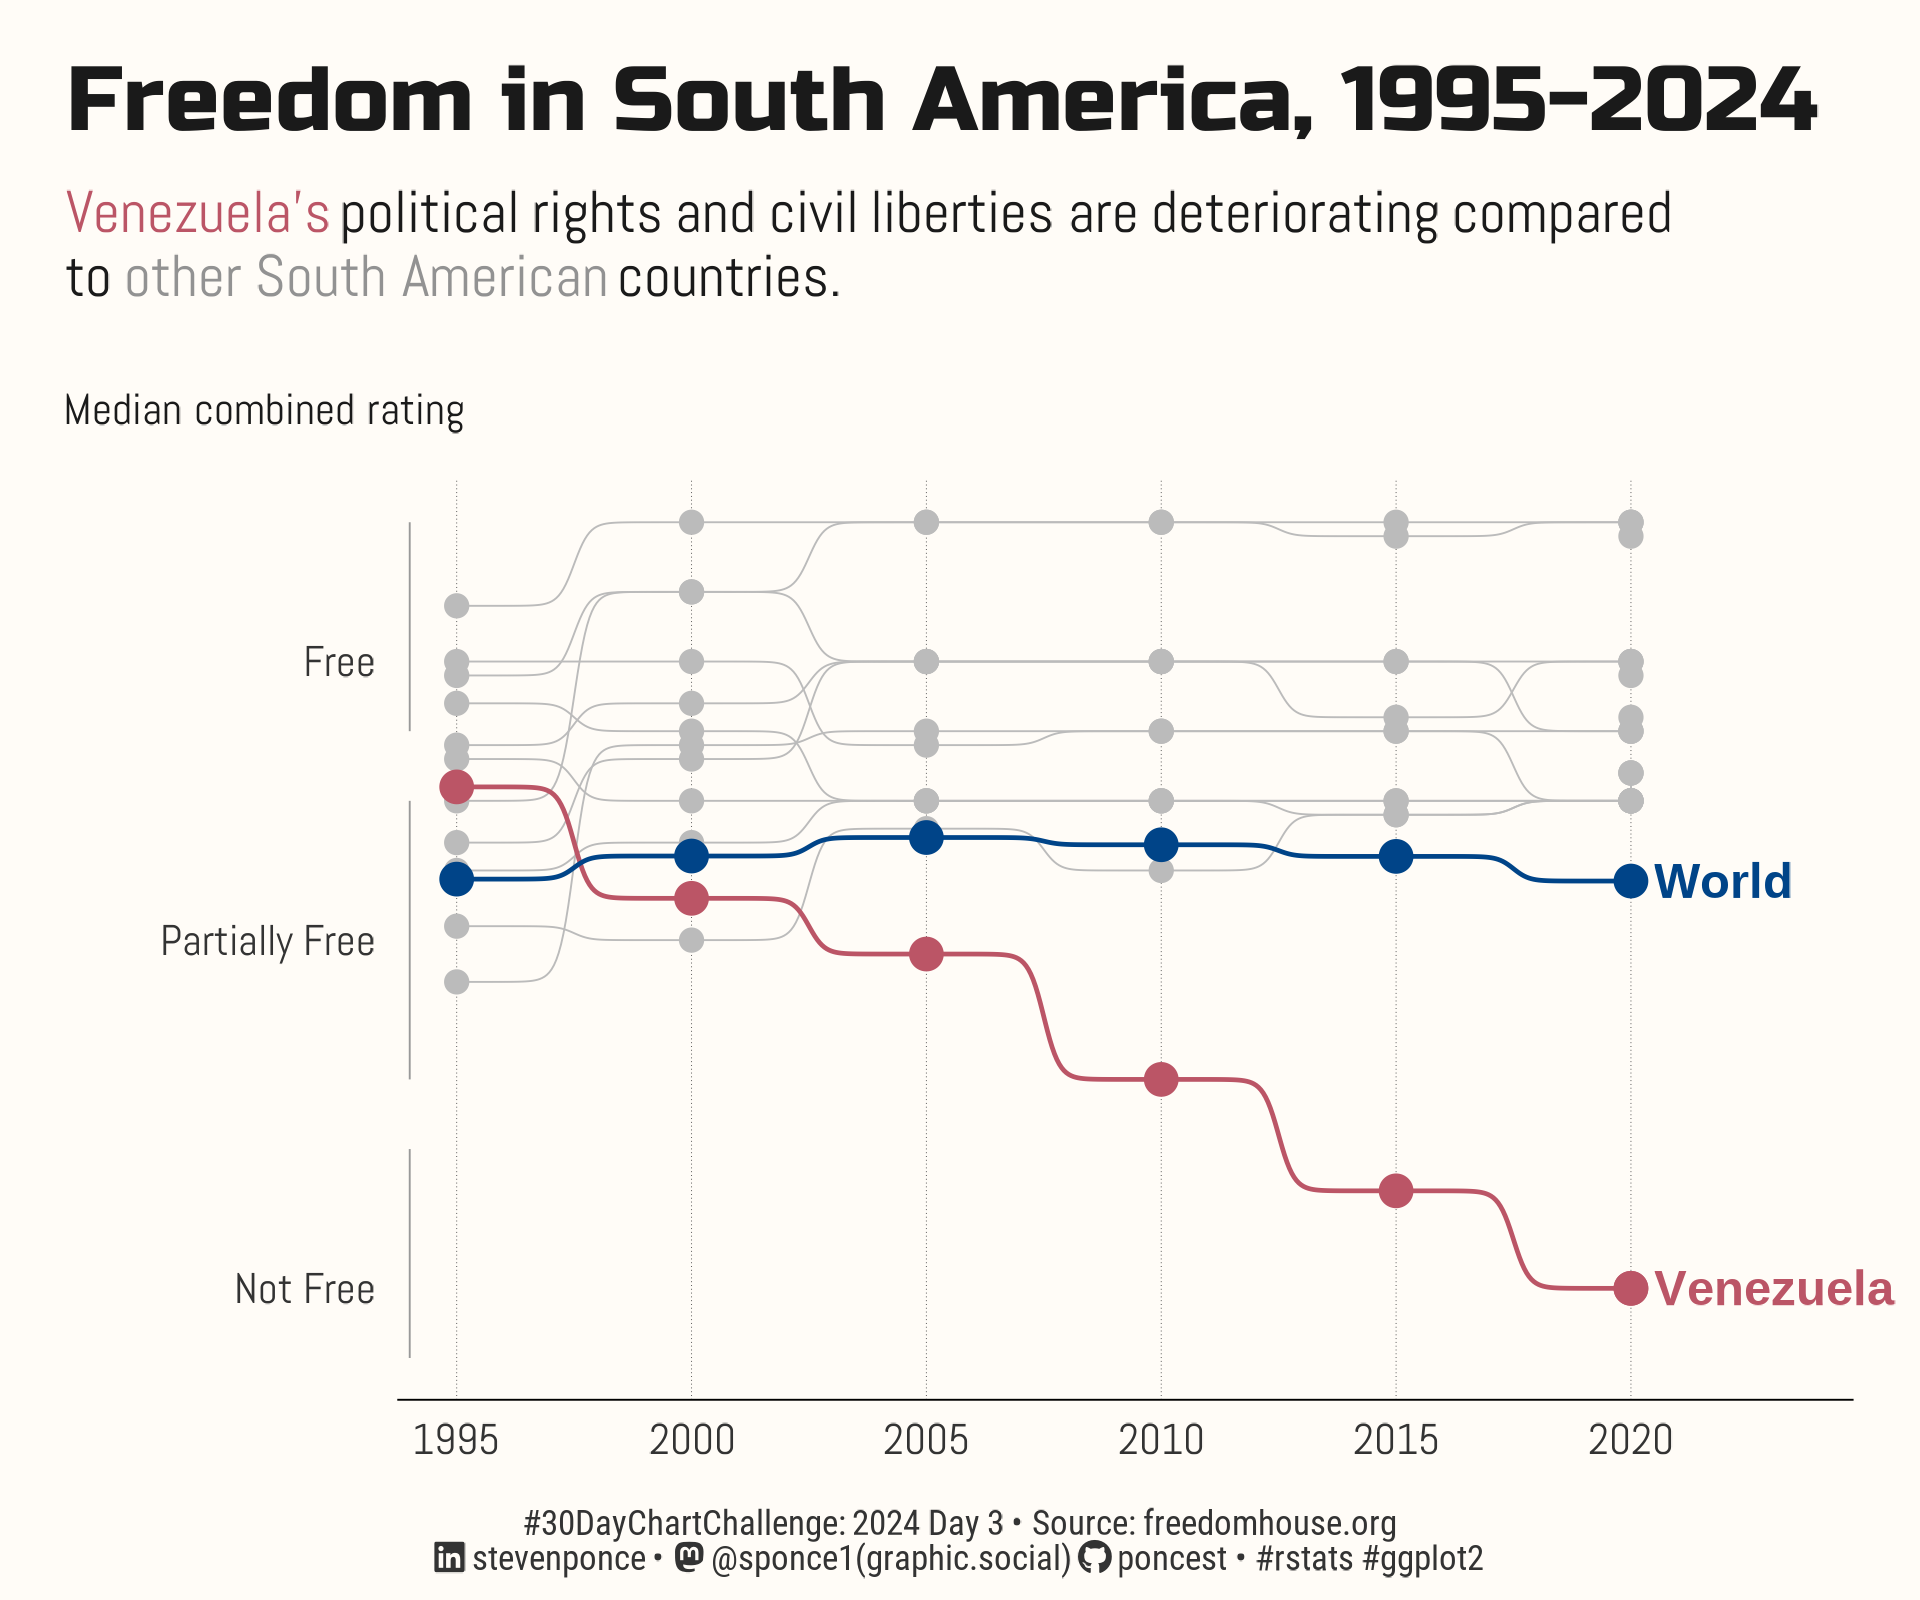

Write R code to recreate this figure.

## Challenge: #30DayChartChallenge 2024 day 03
## Topic:     Comparisons | makeover
## Author:    Steven Ponce
## Date:      2024-04-03

## 0. DATA SOURCE ----

#' Dataset 1:
#' World Freedom Index
#' Link: https://github.com/rfordatascience/tidytuesday/blob/master/data/2022/2022-02-22/readme.md
#'  
#' Dataset 2:
#' Freedom in the World
#' Link: https://freedomhouse.org/report/freedom-world
#' 
#' Data: All Data, FIW 2013-2024 (Excel Download)
#' Link: https://freedomhouse.org/sites/default/files/2024-02/All_data_FIW_2013-2024.xlsx


## 1. LOAD PACKAGES & SETUP ----  
pacman::p_load(
tidyverse, # Easily Install and Load the 'Tidyverse'
ggtext,    # Improved Text Rendering Support for 'ggplot2'
showtext,  # Using Fonts More Easily in R Graphs
camcorder, # Record Your Plot History
scales,    # Scale Functions for Visualization
janitor,   # Simple Tools for Examining and Cleaning Dirty Data
skimr,     # Compact and Flexible Summaries of Data
readxl,    # Read Excel Files
ggbump     # Bump Chart and Sigmoid Curves
)


### |- figure size ---- 
camcorder::gg_record( 
  dir    = here::here("temp_plots"), 
  device = "png",
  width  = 6,
  height = 5,
  units  = "in",
  dpi    = 320)

### |- resolution ---- 
showtext_opts(dpi = 320, regular.wt = 300, bold.wt = 800)


## 2. READ IN THE DATA ----
# freedom_1995_2020

tt <- tidytuesdayR::tt_load(x = 2022, week = 8) 

freedom_1995_2020_raw <- tt$freedom |> clean_names() |> glimpse()

# |- freedom_2013_2024 

freedom_2013_2024_raw <- read_xlsx(
  path = "2024/data/All_data_FIW_2013-2024.xlsx",
  sheet = "FIW13-24",
  skip = 1,
  col_names = TRUE,
  trim_ws = TRUE,
  .name_repair = "unique"
) |>
  clean_names() |>
  glimpse()



## 3. EXAMINING THE DATA ----
glimpse(freedom_1995_2020_raw)
colnames(freedom_1995_2020_raw)
skim(freedom_1995_2020_raw)

glimpse(freedom_2013_2024_raw)
colnames(freedom_2013_2024_raw)
skim(freedom_2013_2024_raw)


## 4. TIDYDATA ----

# freedom_1995_2020 
freedom_1995_2020_df <- freedom_1995_2020_raw |>
  # Rename columns
  rename(
    cl_rating = cl,
    pr_rating = pr,
    region = region_name
  ) |> 
  # Remove columns
  select(-c(region_code, is_ldc)) |> 
  # 5-year column
  mutate(quinquennial = (year %/% 5) * 5) |>                                    
  group_by(country) |>
  # Calculate mean rating column
  mutate(mean_rating = rowMeans(cbind(cl_rating, pr_rating), na.rm = TRUE)) |> 
  ungroup() |> 
  # 5-year mean
  summarise(
    mean_rating = mean(mean_rating),
    .by = c('country', 'quinquennial')
  ) |>
  # Derive combined status
  mutate(
    combined_status = case_when(
      mean_rating   <= 2.5    ~ 'Free',
      mean_rating   > 2.5 &
        mean_rating < 5.1     ~ 'Partially Free',
      TRUE                    ~ 'Not Free'
    )) |>
  ungroup()


# freedom_2021_2024 
freedom_2021_2024_df <- freedom_2013_2024_raw |>
  select(country_territory:cl_rating) |>
  # Convert columns to factors
  mutate(across(country_territory:c_t, factor)) |>
  # 5-year  column
  mutate(quinquennial = (edition %/% 5) * 5) |>
  group_by(country_territory) |>
  # Calculate mean rating column
  mutate(mean_rating = rowMeans(cbind(cl_rating, pr_rating), na.rm = TRUE)) |>
  ungroup() |>
  # 5-year mean
  summarise(
    mean_rating = mean(mean_rating),
    .by = c("country_territory", "quinquennial")
  ) |>
  # Derive combined status
  mutate(
    combined_status = case_when(
      mean_rating <= 2.5  ~ "Free",
      mean_rating > 2.5 &
        mean_rating < 5.1 ~ "Partially Free",
      TRUE                ~ "Not Free"
    )) |>
  ungroup() |>
  # Filter years
  filter(quinquennial >= 2020) |>
  # Rename columns
  rename(country = country_territory)


# freedom_combined 
freedom_combined_df <- bind_rows(
  list(
    freedom_1995_2020_df,
    freedom_2021_2024_df
    ),
  .id = "id") |>
  arrange(country, quinquennial)


# World df
world_df <- freedom_combined_df |>          
  summarise(
    mean_rating = mean(mean_rating, na.rm = TRUE),
    combined_status = case_when(
      mean_rating   <= 2.5   ~ 'Free',
      mean_rating   > 2.5 & 
        mean_rating < 5.1    ~ 'Partially Free',
      TRUE                   ~ 'Not Free'
    ), 
    .by = quinquennial 
  ) |> 
  mutate(country = 'World')


# freedom_world df 
freedom_world_df <- bind_rows(
  freedom_combined_df, 
  world_df
  ) 


# check country names
freedom_world_df$country |> unique() |> sort()

# south american countries
south_america_countries <-  c("Argentina", "Bolivia", "Brazil", "Chile", "Colombia",
                              "Ecuador", "Guyana", "Paraguay", "Peru", "Suriname",
                              "Uruguay", "Venezuela", "World")


# South america df 
americas_df <- freedom_world_df |>
  # Format country names (south america)
  mutate(country = case_when(
    country == "Bolivia (Plurinational State of)"    ~ "Bolivia",
    country == "Venezuela (Bolivarian Republic of)"  ~ "Venezuela",
    TRUE ~ as.character(country)
  )) |> 
  # Select south america countries
  filter(country %in% south_america_countries)


# Country labels 
country_labels <- americas_df |>
  filter(
    country %in% south_america_countries,
    quinquennial == 2020
  )


# 5. VISUALIZATION ---- 

### |- plot aesthetics ---- 
bkg_col      <- colorspace::lighten('#fbf7f0', 0.65)   
title_col    <- "gray10"              
subtitle_col <- "gray20"   
caption_col  <- "gray20"  
text_col     <- "gray20" 
col_palette  <- c("#BBBBBB", "#BB5566", "#004488") 

### |-  titles and caption ----
# icons
tt <- str_glue("#30DayChartChallenge: { 2024 } Day { 03 } &bull; Source: freedomhouse.org<br>")  
li <- str_glue("<span style='font-family:fa6-brands'>&#xf08c;</span>")  
gh <- str_glue("<span style='font-family:fa6-brands'>&#xf09b;</span>")
mn <- str_glue("<span style='font-family:fa6-brands'>&#xf4f6;</span>")

# text
title_text <- str_glue("Freedom in South America, 1995-2024")

venezuela  <- str_glue("<span style='color:{ col_palette[2] }'>**Venezuela's**</span>")

others     <- str_glue("<span style='color:{ colorspace::darken(col_palette[1], 0.2) }'>**other South American**</span>")

subtitle_text <- str_glue("{ venezuela } political rights and civil liberties are deteriorating compared<br>
                          to { others } countries.<br><br>
                          <span style='font-size:10pt'>Median combined rating</span>")

caption_text  <- str_glue("{tt} {li} stevenponce &bull; {mn} @sponce1(graphic.social) {gh} poncest &bull; #rstats #ggplot2")


### |-  fonts ----
font_add('fa6-brands', 'fonts/6.4.2/Font Awesome 6 Brands-Regular-400.otf') 
font_add_google("Russo One", regular.wt = 400, family = "title")       
font_add_google("Abel", family = "subtitle")  
font_add_google("Abel", regular.wt = 400, family = "text")        
font_add_google("Roboto Condensed", family = "caption")
showtext_auto(enable = TRUE)  

### |-  plot theme ----
theme_set(theme_minimal(base_size = 12, base_family = "text"))

theme_update(
  plot.title.position   = "plot",
  plot.caption.position = "plot",
  legend.position       = "plot",
  plot.margin           = margin(t = 10, r = 15, b = 0, l = 15),
  plot.background       = element_rect(fill = bkg_col, color = bkg_col),
  panel.background      = element_rect(fill = bkg_col, color = bkg_col),
  axis.title.x          = element_text(margin = margin(10, 0, 0, 0), size = rel(1), color = text_col, family = "text", face = "bold"),
  axis.title.y          = element_text(margin = margin(0, 10, 0, 0), size = rel(1), color = text_col, family = "text", face = "bold"),
  axis.text             = element_text(size = rel(.8), color = text_col, family = "text"),
  axis.line.x           = element_line(color = "black", linewidth = .2),
  panel.grid.minor.y    = element_blank(),
  panel.grid.major.y    = element_blank(),
  panel.grid.minor.x    = element_blank(),
  panel.grid.major.x    = element_line(linetype = "dotted", linewidth = 0.1, color = "gray30"),
)

# labels for y-axis 
label_text <- c(
  "", "", "", "", "Free", "",
  "", "", "Partially Free", "", "",
  "", "", "Not Free", ""
  )

### |-   final plot ----
americas_df |>
  ggplot(aes(
    x = quinquennial, y = mean_rating, color = country,
    group = country, label = country
  )) +
  
  # Geoms
  # Other south america countries
  geom_bump(smooth = 15, size = .2, color = col_palette[1]) +
  geom_point(size = 2, color = col_palette[1]) +
  
  # Venezuela
  geom_bump(
    data = americas_df |> filter(country == "Venezuela"),
    smooth = 15, size = .5, color = col_palette[2]
  ) +
  geom_point(
    data = americas_df |> filter(country == "Venezuela"),
    size = 3, color = col_palette[2]
  ) +
  geom_text(
    data = country_labels |> filter(country == "Venezuela"),
    hjust = 0, nudge_x = 0.5, check_overlap = TRUE,
    fontface = "bold", color = col_palette[2]
  ) +
  
  # World
  geom_bump(
    data = americas_df |> filter(country == "World"),
    smooth = 15, size = .5, color = col_palette[3]
  ) +
  geom_point(
    data = americas_df |> filter(country == "World"),
    size = 3, color = col_palette[3]
  ) +
  geom_text(
    data = country_labels |> filter(country == "World"),
    hjust = 0, nudge_x = .5, check_overlap = TRUE,
    fontface = "bold", color = col_palette[3]
  ) +
  
  # Segment on the y-axis
  annotate(geom = "segment", x = 1994, xend = 1994, y = 1, yend = 2.5, size = .2, color = "gray60") +
  annotate(geom = "segment", x = 1994, xend = 1994, y = 3, yend = 5, size = .2, color = "gray60") +
  annotate(geom = "segment", x = 1994, xend = 1994, y = 5.5, yend = 7, size = .2, color = "gray60") +
  
  # Scales
  scale_x_continuous(expand = expansion(mult = c(0.01, 0.16))) +
  scale_y_reverse(
    breaks = seq(0, 7, by = .5),
    labels = label_text
  ) +
  scale_color_manual(values = col_palette) +
  coord_cartesian(clip = "off") +
  
  # Labs
  labs(
    x = element_blank(),
    y = element_blank(),
    title    = title_text,
    subtitle = subtitle_text,
    caption  = caption_text
  ) +
  
  # Theme
  theme(
    plot.title    = element_text(
      size        = rel(1.7),
      family      = "title",
      face        = "bold",
      color       = title_col,
      margin      = margin(t = 5, b = 5)
    ),
    plot.subtitle = element_markdown(
      size        = rel(1.1),
      family      = "subtitle",
      color       = title_col,
      lineheight  = 1.1,
      margin      = margin(t = 5, b = 10)
    ),
    plot.caption  = element_markdown(
      size        = rel(.65),
      family      = "caption",
      color       = caption_col,
      lineheight  = 0.65,
      hjust       = 0.5,
      halign      = 0.5,
      margin      = margin(t = -10, b = 5)
    ),
  )


# 6. SESSION INFO ----  
sessioninfo::session_info(include_base = TRUE) 

# ─ Session info ──────────────────────────────────────────────────────────────
# setting  value
# version  R version 4.3.3 (2024-02-29 ucrt)
# os       Windows 10 x64 (build 19045)
# system   x86_64, mingw32
# ui       RStudio
# language (EN)
# collate  English_United States.utf8
# ctype    English_United States.utf8
# tz       America/New_York
# date     2024-03-31
# rstudio  2023.12.1+402 Ocean Storm (desktop)
# pandoc   NA
# 
# ─ Packages ──────────────────────────────────────────────────────────────────
# ! package      * version  date (UTC) lib source
# base         * 4.3.3    2024-02-29 [2] local
# P base64enc      0.1-3    2015-07-28 [?] CRAN (R 4.3.0)
# P bit            4.0.5    2022-11-15 [?] CRAN (R 4.3.0)
# P bit64          4.0.5    2020-08-30 [?] CRAN (R 4.3.0)
# P camcorder    * 0.1.0    2022-10-03 [?] CRAN (R 4.3.0)
# P cellranger     1.1.0    2016-07-27 [?] CRAN (R 4.3.0)
# cli            3.6.2    2023-12-11 [1] CRAN (R 4.3.3)
# P colorspace     2.1-0    2023-01-23 [?] CRAN (R 4.3.0)
# P commonmark     1.9.0    2023-03-17 [?] CRAN (R 4.3.0)
# P compiler       4.3.3    2024-02-29 [?] local
# P crayon         1.5.2    2022-09-29 [?] CRAN (R 4.3.0)
# P curl           5.2.0    2023-12-08 [?] RSPM (R 4.3.0)
# P datasets     * 4.3.3    2024-02-29 [?] local
# P digest         0.6.33   2023-07-07 [?] CRAN (R 4.3.1)
# P dplyr        * 1.1.4    2023-11-17 [?] RSPM (R 4.3.0)
# P fansi          1.0.6    2023-12-08 [?] RSPM (R 4.3.0)
# P farver         2.1.1    2022-07-06 [?] CRAN (R 4.3.0)
# P fastmap        1.1.1    2023-02-24 [?] CRAN (R 4.3.0)
# P forcats      * 1.0.0    2023-01-29 [?] CRAN (R 4.3.0)
# P fs             1.6.3    2023-07-20 [?] CRAN (R 4.3.1)
# P generics       0.1.3    2022-07-05 [?] CRAN (R 4.3.0)
# P ggbump       * 0.1.0    2020-04-24 [?] CRAN (R 4.3.3)
# P ggplot2      * 3.5.0    2024-02-23 [?] CRAN (R 4.3.2)
# P ggtext       * 0.1.2    2022-09-16 [?] CRAN (R 4.3.0)
# P gifski         1.12.0-2 2023-08-12 [?] CRAN (R 4.3.1)
# P glue           1.7.0    2024-01-09 [?] CRAN (R 4.3.2)
# P graphics     * 4.3.3    2024-02-29 [?] local
# P grDevices    * 4.3.3    2024-02-29 [?] local
# P grid           4.3.3    2024-02-29 [?] local
# P gridtext       0.1.5    2022-09-16 [?] CRAN (R 4.3.0)
# P gtable         0.3.4    2023-08-21 [?] CRAN (R 4.3.1)
# P here           1.0.1    2020-12-13 [?] CRAN (R 4.3.0)
# P hms            1.1.3    2023-03-21 [?] CRAN (R 4.3.0)
# P htmltools      0.5.7    2023-11-03 [?] RSPM (R 4.3.0)
# P httr           1.4.7    2023-08-15 [?] CRAN (R 4.3.1)
# P janitor      * 2.2.0    2023-02-02 [?] CRAN (R 4.3.0)
# P jsonlite       1.8.8    2023-12-04 [?] RSPM (R 4.3.0)
# P knitr          1.45     2023-10-30 [?] RSPM (R 4.3.0)
# P labeling       0.4.3    2023-08-29 [?] CRAN (R 4.3.1)
# P lifecycle      1.0.4    2023-11-07 [?] CRAN (R 4.3.2)
# P lubridate    * 1.9.3    2023-09-27 [?] RSPM (R 4.3.0)
# P magick         2.8.3    2024-02-18 [?] CRAN (R 4.3.3)
# P magrittr       2.0.3    2022-03-30 [?] CRAN (R 4.3.0)
# P markdown       1.12     2023-12-06 [?] CRAN (R 4.3.2)
# P methods      * 4.3.3    2024-02-29 [?] local
# P munsell        0.5.0    2018-06-12 [?] CRAN (R 4.3.0)
# P pacman         0.5.1    2019-03-11 [?] CRAN (R 4.3.0)
# P parallel       4.3.3    2024-02-29 [?] local
# P pillar         1.9.0    2023-03-22 [?] CRAN (R 4.3.0)
# P pkgconfig      2.0.3    2019-09-22 [?] CRAN (R 4.3.0)
# P purrr        * 1.0.2    2023-08-10 [?] CRAN (R 4.3.1)
# P R6             2.5.1    2021-08-19 [?] CRAN (R 4.3.0)
# P ragg           1.2.7    2023-12-11 [?] RSPM (R 4.3.0)
# P Rcpp           1.0.11   2023-07-06 [?] CRAN (R 4.3.1)
# P readr        * 2.1.5    2024-01-10 [?] CRAN (R 4.3.2)
# P readxl       * 1.4.3    2023-07-06 [?] CRAN (R 4.3.1)
# renv           1.0.5    2024-02-29 [1] CRAN (R 4.3.3)
# P repr           1.1.6    2023-01-26 [?] CRAN (R 4.3.0)
# P rlang          1.1.3    2024-01-10 [?] CRAN (R 4.3.2)
# P rprojroot      2.0.4    2023-11-05 [?] RSPM (R 4.3.0)
# P rstudioapi     0.15.0   2023-07-07 [?] CRAN (R 4.3.1)
# P rsvg           2.6.0    2023-10-08 [?] RSPM (R 4.3.0)
# P rvest          1.0.4    2024-02-12 [?] CRAN (R 4.3.2)
# P scales       * 1.3.0    2023-11-28 [?] CRAN (R 4.3.2)
# P selectr        0.4-2    2019-11-20 [?] CRAN (R 4.3.0)
# P sessioninfo    1.2.2    2021-12-06 [?] CRAN (R 4.3.0)
# P showtext     * 0.9-7    2024-03-02 [?] CRAN (R 4.3.3)
# P showtextdb   * 3.0      2020-06-04 [?] CRAN (R 4.3.0)
# P skimr        * 2.1.5    2022-12-23 [?] CRAN (R 4.3.0)
# P snakecase      0.11.1   2023-08-27 [?] CRAN (R 4.3.1)
# P stats        * 4.3.3    2024-02-29 [?] local
# P stringi        1.8.3    2023-12-11 [?] RSPM (R 4.3.0)
# P stringr      * 1.5.1    2023-11-14 [?] RSPM (R 4.3.0)
# P svglite        2.1.1    2023-01-10 [?] CRAN (R 4.3.0)
# P sysfonts     * 0.8.9    2024-03-02 [?] CRAN (R 4.3.3)
# P systemfonts    1.0.5    2023-10-09 [?] RSPM (R 4.3.0)
# P textshaping    0.3.6    2021-10-13 [?] CRAN (R 4.3.0)
# P tibble       * 3.2.1    2023-03-20 [?] CRAN (R 4.3.0)
# P tidyr        * 1.3.1    2024-01-24 [?] CRAN (R 4.3.2)
# tidyselect     1.2.1    2024-03-11 [1] CRAN (R 4.3.3)
# P tidytuesdayR   1.0.3    2023-12-13 [?] CRAN (R 4.3.2)
# P tidyverse    * 2.0.0    2023-02-22 [?] CRAN (R 4.3.0)
# P timechange     0.2.0    2023-01-11 [?] CRAN (R 4.3.0)
# P tools          4.3.3    2024-02-29 [?] local
# P tzdb           0.4.0    2023-05-12 [?] CRAN (R 4.3.0)
# P usethis        2.2.3    2024-02-19 [?] CRAN (R 4.3.3)
# P utf8           1.2.4    2023-10-22 [?] CRAN (R 4.3.2)
# P utils        * 4.3.3    2024-02-29 [?] local
# P vctrs          0.6.5    2023-12-01 [?] CRAN (R 4.3.2)
# P vroom          1.6.5    2023-12-05 [?] RSPM (R 4.3.0)
# P withr          3.0.0    2024-01-16 [?] CRAN (R 4.3.2)
# P xfun           0.41     2023-11-01 [?] CRAN (R 4.3.2)
# P xml2           1.3.6    2023-12-04 [?] RSPM (R 4.3.0)
# 
# [1] C:/Users/poncest/OneDrive - Bristol Myers Squibb/RStudio/_CHALLENGES/30DayChartChallenge/renv/library/R-4.3/x86_64-w64-mingw32
# [2] C:/Users/poncest/AppData/Local/R/cache/R/renv/sandbox/R-4.3/x86_64-w64-mingw32/07866f9d
# 
# P ── Loaded and on-disk path mismatch.
# 
# ─────────────────────────────────────────────────────────────────────────────
# >
